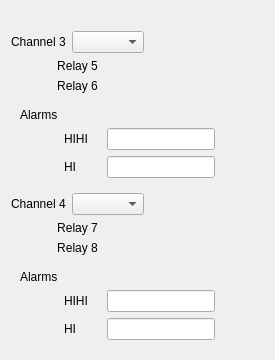
           <widget class="QWidget" name="widget_4" native="true">
            <layout class="QGridLayout" name="gridLayout_5">
             <item row="2" column="4">
              <widget class="PyDMByteIndicator" name="PyDMByteIndicator_7">
               <property name="toolTip">
                <string/>
               </property>
               <property name="whatsThis">
                <string>
    Widget for graphical representation of bits from an integer number
    with support for Channels and more from PyDM

    Parameters
    ----------
    parent : QWidget
        The parent widget for the Label
    init_channel : str, optional
        The channel to be used by the widget.
    </string>
               </property>
               <property name="channel" stdset="0">
                <string>ca://${DEVICE}:Relay5:SetpointStatus-Mon</string>
               </property>
               <property name="circles" stdset="0">
                <bool>true</bool>
               </property>
               <property name="labels" stdset="0">
                <stringlist>
                 <string>Clear</string>
                 <string>Set</string>
                </stringlist>
               </property>
              </widget>
             </item>
             <item row="3" column="4">
              <widget class="PyDMByteIndicator" name="PyDMByteIndicator_8">
               <property name="toolTip">
                <string/>
               </property>
               <property name="whatsThis">
                <string>
    Widget for graphical representation of bits from an integer number
    with support for Channels and more from PyDM

    Parameters
    ----------
    parent : QWidget
        The parent widget for the Label
    init_channel : str, optional
        The channel to be used by the widget.
    </string>
               </property>
               <property name="channel" stdset="0">
                <string>ca://${DEVICE}:Relay6:SetpointStatus-Mon</string>
               </property>
               <property name="circles" stdset="0">
                <bool>true</bool>
               </property>
               <property name="labels" stdset="0">
                <stringlist>
                 <string>Clear</string>
                 <string>Set</string>
                </stringlist>
               </property>
              </widget>
             </item>
             <item row="5" column="0">
              <widget class="QLabel" name="lblB2">
               <property name="text">
                <string>Channel 4</string>
               </property>
              </widget>
             </item>
             <item row="1" column="0">
              <widget class="QLabel" name="label_6">
               <property name="text">
                <string>Channel 3</string>
               </property>
              </widget>
             </item>
             <item row="3" column="3">
              <widget class="PyDMLabel" name="PyDMLabel_34">
               <property name="toolTip">
                <string/>
               </property>
               <property name="whatsThis">
                <string/>
               </property>
               <property name="alignment">
                <set>Qt::AlignCenter</set>
               </property>
               <property name="precisionFromPV" stdset="0">
                <bool>false</bool>
               </property>
               <property name="precision" stdset="0">
                <number>3</number>
               </property>
               <property name="channel" stdset="0">
                <string>ca://${DEVICE}:Relay6:Setpoint-RB</string>
               </property>
               <property name="displayFormat" stdset="0">
                <enum>PyDMLabel::Exponential</enum>
               </property>
              </widget>
             </item>
             <item row="2" column="3">
              <widget class="PyDMLabel" name="PyDMLabel_33">
               <property name="toolTip">
                <string/>
               </property>
               <property name="whatsThis">
                <string/>
               </property>
               <property name="alignment">
                <set>Qt::AlignCenter</set>
               </property>
               <property name="precisionFromPV" stdset="0">
                <bool>false</bool>
               </property>
               <property name="precision" stdset="0">
                <number>3</number>
               </property>
               <property name="channel" stdset="0">
                <string>ca://${DEVICE}:Relay5:Setpoint-RB</string>
               </property>
               <property name="displayFormat" stdset="0">
                <enum>PyDMLabel::Exponential</enum>
               </property>
              </widget>
             </item>
             <item row="1" column="3">
              <widget class="PyDMLabel" name="PyDMLabel_16">
               <property name="toolTip">
                <string/>
               </property>
               <property name="whatsThis">
                <string/>
               </property>
               <property name="alignment">
                <set>Qt::AlignCenter</set>
               </property>
               <property name="channel" stdset="0">
                <string>ca://${G3}:Pressure-Mon-s</string>
               </property>
              </widget>
             </item>
             <item row="6" column="0" colspan="2">
              <widget class="QLabel" name="label_17">
               <property name="text">
                <string>Relay 7</string>
               </property>
               <property name="alignment">
                <set>Qt::AlignCenter</set>
               </property>
              </widget>
             </item>
             <item row="3" column="2">
              <widget class="PyDMLabel" name="PyDMLabel_26">
               <property name="toolTip">
                <string/>
               </property>
               <property name="whatsThis">
                <string/>
               </property>
               <property name="alignment">
                <set>Qt::AlignCenter</set>
               </property>
               <property name="channel" stdset="0">
                <string>ca://${DEVICE}:Relay6:Status-RB</string>
               </property>
              </widget>
             </item>
             <item row="3" column="0" colspan="2">
              <widget class="QLabel" name="label_15">
               <property name="text">
                <string>Relay 6</string>
               </property>
               <property name="alignment">
                <set>Qt::AlignCenter</set>
               </property>
              </widget>
             </item>
             <item row="5" column="3">
              <widget class="PyDMLabel" name="plblB2">
               <property name="toolTip">
                <string/>
               </property>
               <property name="whatsThis">
                <string/>
               </property>
               <property name="alignment">
                <set>Qt::AlignCenter</set>
               </property>
               <property name="channel" stdset="0">
                <string>ca://${G4}:Pressure-Mon-s</string>
               </property>
              </widget>
             </item>
             <item row="7" column="2">
              <widget class="PyDMLabel" name="PyDMLabel_28">
               <property name="toolTip">
                <string/>
               </property>
               <property name="whatsThis">
                <string/>
               </property>
               <property name="alignment">
                <set>Qt::AlignCenter</set>
               </property>
               <property name="channel" stdset="0">
                <string>ca://${DEVICE}:Relay8:Status-RB</string>
               </property>
              </widget>
             </item>
             <item row="7" column="0" colspan="2">
              <widget class="QLabel" name="label_18">
               <property name="text">
                <string>Relay 8</string>
               </property>
               <property name="alignment">
                <set>Qt::AlignCenter</set>
               </property>
              </widget>
             </item>
             <item row="2" column="0" colspan="2">
              <widget class="QLabel" name="label_16">
               <property name="text">
                <string>Relay 5</string>
               </property>
               <property name="alignment">
                <set>Qt::AlignCenter</set>
               </property>
              </widget>
             </item>
             <item row="5" column="1">
              <widget class="PyDMEnumComboBox" name="cbB2">
               <property name="minimumSize">
                <size>
                 <width>70</width>
                 <height>0</height>
                </size>
               </property>
               <property name="toolTip">
                <string/>
               </property>
               <property name="whatsThis">
                <string>
    A QComboBox with support for Channels and more from PyDM

    Parameters
    ----------
    parent : QWidget
        The parent widget for the Label
    init_channel : str, optional
        The channel to be used by the widget.

    Signals
    -------
    send_value_signal : int, float, str, bool or np.ndarray
        Emitted when the user changes the value.
    activated : int, str
        Emitted when the user chooses an item in the combobox.
    currentIndexChanged : int, str
        Emitted when the index is changed in the combobox.
    highlighted : int, str
        Emitted when an item in the combobox popup list is highlighted
        by the user.
    </string>
               </property>
               <property name="channel" stdset="0">
                <string>ca://${G4}:Enable-SP</string>
               </property>
              </widget>
             </item>
             <item row="5" column="2">
              <widget class="PyDMByteIndicator" name="biB2">
               <property name="toolTip">
                <string/>
               </property>
               <property name="whatsThis">
                <string>
    Widget for graphical representation of bits from an integer number
    with support for Channels and more from PyDM

    Parameters
    ----------
    parent : QWidget
        The parent widget for the Label
    init_channel : str, optional
        The channel to be used by the widget.
    </string>
               </property>
               <property name="channel" stdset="0">
                <string>ca://${G4}:Enable-RB</string>
               </property>
               <property name="showLabels" stdset="0">
                <bool>false</bool>
               </property>
               <property name="circles" stdset="0">
                <bool>true</bool>
               </property>
              </widget>
             </item>
             <item row="1" column="2">
              <widget class="PyDMByteIndicator" name="PyDMByteIndicator_4">
               <property name="toolTip">
                <string/>
               </property>
               <property name="whatsThis">
                <string>
    Widget for graphical representation of bits from an integer number
    with support for Channels and more from PyDM

    Parameters
    ----------
    parent : QWidget
        The parent widget for the Label
    init_channel : str, optional
        The channel to be used by the widget.
    </string>
               </property>
               <property name="channel" stdset="0">
                <string>ca://${G3}:Enable-RB</string>
               </property>
               <property name="showLabels" stdset="0">
                <bool>false</bool>
               </property>
               <property name="circles" stdset="0">
                <bool>true</bool>
               </property>
              </widget>
             </item>
             <item row="6" column="3">
              <widget class="PyDMLabel" name="PyDMLabel_35">
               <property name="toolTip">
                <string/>
               </property>
               <property name="whatsThis">
                <string/>
               </property>
               <property name="alignment">
                <set>Qt::AlignCenter</set>
               </property>
               <property name="precisionFromPV" stdset="0">
                <bool>false</bool>
               </property>
               <property name="precision" stdset="0">
                <number>3</number>
               </property>
               <property name="channel" stdset="0">
                <string>ca://${DEVICE}:Relay7:Setpoint-RB</string>
               </property>
               <property name="displayFormat" stdset="0">
                <enum>PyDMLabel::Exponential</enum>
               </property>
              </widget>
             </item>
             <item row="7" column="3">
              <widget class="PyDMLabel" name="PyDMLabel_36">
               <property name="toolTip">
                <string/>
               </property>
               <property name="whatsThis">
                <string/>
               </property>
               <property name="alignment">
                <set>Qt::AlignCenter</set>
               </property>
               <property name="precisionFromPV" stdset="0">
                <bool>false</bool>
               </property>
               <property name="precision" stdset="0">
                <number>3</number>
               </property>
               <property name="channel" stdset="0">
                <string>ca://${DEVICE}:Relay8:Setpoint-RB</string>
               </property>
               <property name="displayFormat" stdset="0">
                <enum>PyDMLabel::Exponential</enum>
               </property>
              </widget>
             </item>
             <item row="1" column="1">
              <widget class="PyDMEnumComboBox" name="PyDMEnumComboBox_3">
               <property name="minimumSize">
                <size>
                 <width>70</width>
                 <height>0</height>
                </size>
               </property>
               <property name="toolTip">
                <string/>
               </property>
               <property name="whatsThis">
                <string>
    A QComboBox with support for Channels and more from PyDM

    Parameters
    ----------
    parent : QWidget
        The parent widget for the Label
    init_channel : str, optional
        The channel to be used by the widget.

    Signals
    -------
    send_value_signal : int, float, str, bool or np.ndarray
        Emitted when the user changes the value.
    activated : int, str
        Emitted when the user chooses an item in the combobox.
    currentIndexChanged : int, str
        Emitted when the index is changed in the combobox.
    highlighted : int, str
        Emitted when an item in the combobox popup list is highlighted
        by the user.
    </string>
               </property>
               <property name="channel" stdset="0">
                <string>ca://${G3}:Enable-SP</string>
               </property>
              </widget>
             </item>
             <item row="6" column="2">
              <widget class="PyDMLabel" name="PyDMLabel_27">
               <property name="toolTip">
                <string/>
               </property>
               <property name="whatsThis">
                <string/>
               </property>
               <property name="alignment">
                <set>Qt::AlignCenter</set>
               </property>
               <property name="channel" stdset="0">
                <string>ca://${DEVICE}:Relay7:Status-RB</string>
               </property>
              </widget>
             </item>
             <item row="2" column="2">
              <widget class="PyDMLabel" name="PyDMLabel_25">
               <property name="toolTip">
                <string/>
               </property>
               <property name="whatsThis">
                <string/>
               </property>
               <property name="alignment">
                <set>Qt::AlignCenter</set>
               </property>
               <property name="channel" stdset="0">
                <string>ca://${DEVICE}:Relay5:Status-RB</string>
               </property>
              </widget>
             </item>
             <item row="0" column="0">
              <widget class="PyDMLabel" name="PyDMLabel_21">
               <property name="toolTip">
                <string/>
               </property>
               <property name="whatsThis">
                <string/>
               </property>
               <property name="channel" stdset="0">
                <string>ca://${DEVICE}:ModuleType-B</string>
               </property>
              </widget>
             </item>
             <item row="6" column="4">
              <widget class="PyDMByteIndicator" name="PyDMByteIndicator_9">
               <property name="toolTip">
                <string/>
               </property>
               <property name="whatsThis">
                <string>
    Widget for graphical representation of bits from an integer number
    with support for Channels and more from PyDM

    Parameters
    ----------
    parent : QWidget
        The parent widget for the Label
    init_channel : str, optional
        The channel to be used by the widget.
    </string>
               </property>
               <property name="channel" stdset="0">
                <string>ca://${DEVICE}:Relay7:SetpointStatus-Mon</string>
               </property>
               <property name="circles" stdset="0">
                <bool>true</bool>
               </property>
               <property name="labels" stdset="0">
                <stringlist>
                 <string>Clear</string>
                 <string>Set</string>
                </stringlist>
               </property>
              </widget>
             </item>
             <item row="7" column="4">
              <widget class="PyDMByteIndicator" name="PyDMByteIndicator_10">
               <property name="toolTip">
                <string/>
               </property>
               <property name="whatsThis">
                <string>
    Widget for graphical representation of bits from an integer number
    with support for Channels and more from PyDM

    Parameters
    ----------
    parent : QWidget
        The parent widget for the Label
    init_channel : str, optional
        The channel to be used by the widget.
    </string>
               </property>
               <property name="channel" stdset="0">
                <string>ca://${DEVICE}:Relay8:SetpointStatus-Mon</string>
               </property>
               <property name="circles" stdset="0">
                <bool>true</bool>
               </property>
               <property name="labels" stdset="0">
                <stringlist>
                 <string>Clear</string>
                 <string>Set</string>
                </stringlist>
               </property>
              </widget>
             </item>
             <item row="4" column="0" colspan="5">
              <widget class="QWidget" name="widget_8" native="true">
               <layout class="QGridLayout" name="gridLayout_10">
                <item row="0" column="0">
                 <widget class="QLabel" name="label_29">
                  <property name="text">
                   <string>Alarms</string>
                  </property>
                 </widget>
                </item>
                <item row="2" column="1">
                 <widget class="QLabel" name="label_30">
                  <property name="text">
                   <string>HI</string>
                  </property>
                 </widget>
                </item>
                <item row="1" column="3">
                 <widget class="PyDMLineEdit" name="PyDMLineEdit_5">
                  <property name="toolTip">
                   <string/>
                  </property>
                  <property name="precisionFromPV" stdset="0">
                   <bool>false</bool>
                  </property>
                  <property name="precision" stdset="0">
                   <number>2</number>
                  </property>
                  <property name="channel" stdset="0">
                   <string>ca://${G3}:Pressure-Mon.HIHI</string>
                  </property>
                  <property name="displayFormat" stdset="0">
                   <enum>PyDMLineEdit::Exponential</enum>
                  </property>
                 </widget>
                </item>
                <item row="1" column="1">
                 <widget class="QLabel" name="label_31">
                  <property name="text">
                   <string>HIHI</string>
                  </property>
                 </widget>
                </item>
                <item row="2" column="3">
                 <widget class="PyDMLineEdit" name="PyDMLineEdit_6">
                  <property name="toolTip">
                   <string/>
                  </property>
                  <property name="precisionFromPV" stdset="0">
                   <bool>false</bool>
                  </property>
                  <property name="precision" stdset="0">
                   <number>2</number>
                  </property>
                  <property name="channel" stdset="0">
                   <string>ca://${G3}:Pressure-Mon.HI</string>
                  </property>
                  <property name="displayFormat" stdset="0">
                   <enum>PyDMLineEdit::Exponential</enum>
                  </property>
                 </widget>
                </item>
                <item row="1" column="2">
                 <widget class="PyDMLabel" name="PyDMLabel_6">
                  <property name="toolTip">
                   <string/>
                  </property>
                  <property name="precisionFromPV" stdset="0">
                   <bool>false</bool>
                  </property>
                  <property name="precision" stdset="0">
                   <number>2</number>
                  </property>
                  <property name="channel" stdset="0">
                   <string>ca://${G3}:Pressure-Mon.HIHI</string>
                  </property>
                  <property name="displayFormat" stdset="0">
                   <enum>PyDMLabel::Exponential</enum>
                  </property>
                 </widget>
                </item>
                <item row="2" column="2">
                 <widget class="PyDMLabel" name="PyDMLabel_7">
                  <property name="toolTip">
                   <string/>
                  </property>
                  <property name="precisionFromPV" stdset="0">
                   <bool>false</bool>
                  </property>
                  <property name="precision" stdset="0">
                   <number>2</number>
                  </property>
                  <property name="channel" stdset="0">
                   <string>ca://${G3}:Pressure-Mon.HI</string>
                  </property>
                  <property name="displayFormat" stdset="0">
                   <enum>PyDMLabel::Exponential</enum>
                  </property>
                 </widget>
                </item>
                <item row="1" column="4">
                 <spacer name="horizontalSpacer_3">
                  <property name="orientation">
                   <enum>Qt::Horizontal</enum>
                  </property>
                  <property name="sizeHint" stdset="0">
                   <size>
                    <width>40</width>
                    <height>20</height>
                   </size>
                  </property>
                 </spacer>
                </item>
               </layout>
              </widget>
             </item>
             <item row="8" column="0" colspan="5">
              <widget class="QWidget" name="widget_9" native="true">
               <layout class="QGridLayout" name="gridLayout_11">
                <item row="0" column="0">
                 <widget class="QLabel" name="label_32">
                  <property name="text">
                   <string>Alarms</string>
                  </property>
                 </widget>
                </item>
                <item row="2" column="1">
                 <widget class="QLabel" name="label_33">
                  <property name="text">
                   <string>HI</string>
                  </property>
                 </widget>
                </item>
                <item row="1" column="3">
                 <widget class="PyDMLineEdit" name="PyDMLineEdit_7">
                  <property name="toolTip">
                   <string/>
                  </property>
                  <property name="precisionFromPV" stdset="0">
                   <bool>false</bool>
                  </property>
                  <property name="precision" stdset="0">
                   <number>2</number>
                  </property>
                  <property name="channel" stdset="0">
                   <string>ca://${G4}:Pressure-Mon.HIHI</string>
                  </property>
                  <property name="displayFormat" stdset="0">
                   <enum>PyDMLineEdit::Exponential</enum>
                  </property>
                 </widget>
                </item>
                <item row="1" column="1">
                 <widget class="QLabel" name="label_34">
                  <property name="text">
                   <string>HIHI</string>
                  </property>
                 </widget>
                </item>
                <item row="2" column="3">
                 <widget class="PyDMLineEdit" name="PyDMLineEdit_8">
                  <property name="toolTip">
                   <string/>
                  </property>
                  <property name="precisionFromPV" stdset="0">
                   <bool>false</bool>
                  </property>
                  <property name="precision" stdset="0">
                   <number>2</number>
                  </property>
                  <property name="channel" stdset="0">
                   <string>ca://${G4}:Pressure-Mon.HI</string>
                  </property>
                  <property name="displayFormat" stdset="0">
                   <enum>PyDMLineEdit::Exponential</enum>
                  </property>
                 </widget>
                </item>
                <item row="1" column="2">
                 <widget class="PyDMLabel" name="PyDMLabel_15">
                  <property name="toolTip">
                   <string/>
                  </property>
                  <property name="precisionFromPV" stdset="0">
                   <bool>false</bool>
                  </property>
                  <property name="precision" stdset="0">
                   <number>2</number>
                  </property>
                  <property name="channel" stdset="0">
                   <string>ca://${G4}:Pressure-Mon.HIHI</string>
                  </property>
                  <property name="displayFormat" stdset="0">
                   <enum>PyDMLabel::Exponential</enum>
                  </property>
                 </widget>
                </item>
                <item row="2" column="2">
                 <widget class="PyDMLabel" name="PyDMLabel_17">
                  <property name="toolTip">
                   <string/>
                  </property>
                  <property name="precisionFromPV" stdset="0">
                   <bool>false</bool>
                  </property>
                  <property name="precision" stdset="0">
                   <number>2</number>
                  </property>
                  <property name="channel" stdset="0">
                   <string>ca://${G4}:Pressure-Mon.HI</string>
                  </property>
                  <property name="displayFormat" stdset="0">
                   <enum>PyDMLabel::Exponential</enum>
                  </property>
                 </widget>
                </item>
                <item row="1" column="4">
                 <spacer name="horizontalSpacer_4">
                  <property name="orientation">
                   <enum>Qt::Horizontal</enum>
                  </property>
                  <property name="sizeHint" stdset="0">
                   <size>
                    <width>40</width>
                    <height>20</height>
                   </size>
                  </property>
                 </spacer>
                </item>
               </layout>
              </widget>
             </item>
            </layout>
           </widget>
